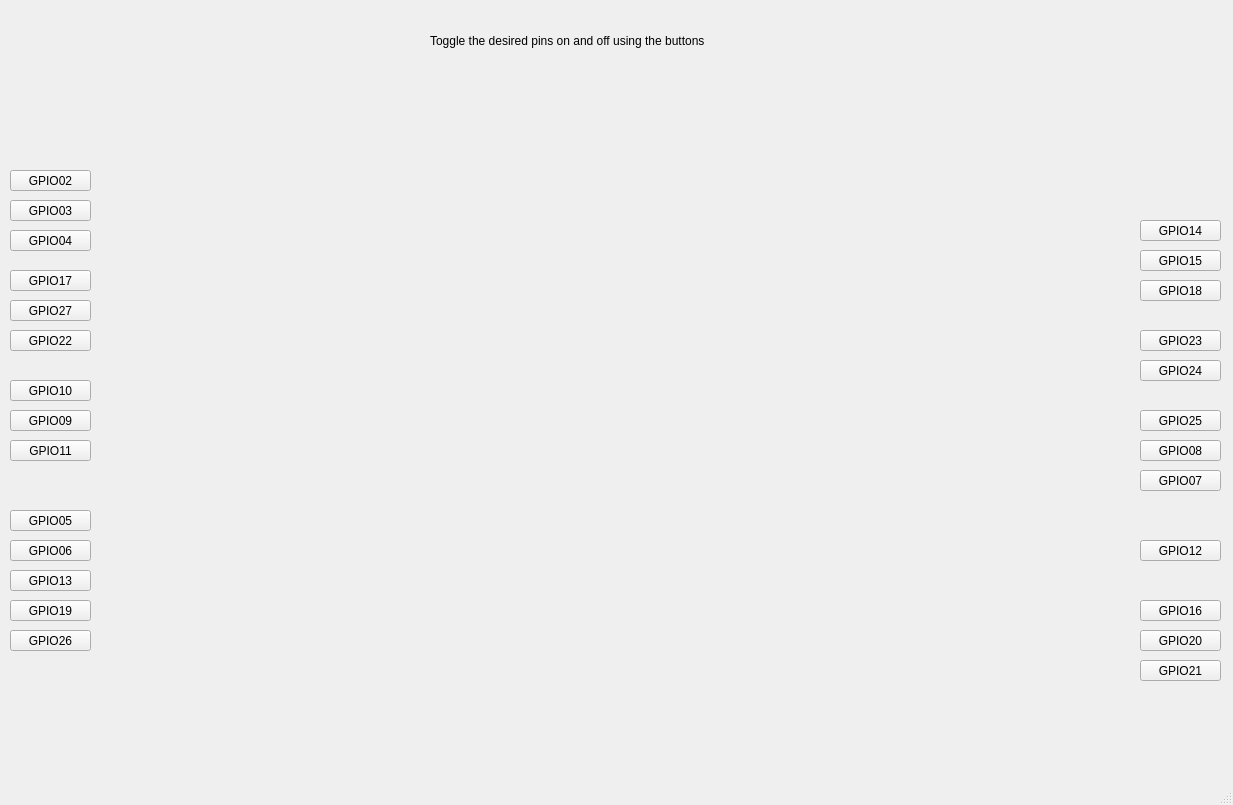
<?xml version="1.0" encoding="UTF-8"?>
<ui version="4.0">
 <class>MainWindow</class>
 <widget class="QMainWindow" name="MainWindow">
  <property name="geometry">
   <rect>
    <x>0</x>
    <y>0</y>
    <width>1233</width>
    <height>805</height>
   </rect>
  </property>
  <property name="windowTitle">
   <string>Raspberry Pi 2 Model B Pin Selector</string>
  </property>
  <widget class="QWidget" name="centralwidget">
   <widget class="QLabel" name="label">
    <property name="geometry">
     <rect>
      <x>110</x>
      <y>80</y>
      <width>1011</width>
      <height>621</height>
     </rect>
    </property>
    <property name="text">
     <string/>
    </property>
   </widget>
   <widget class="QPushButton" name="pushButtonGPIO_02">
    <property name="geometry">
     <rect>
      <x>10</x>
      <y>170</y>
      <width>81</width>
      <height>21</height>
     </rect>
    </property>
    <property name="styleSheet">
     <string notr="true"/>
    </property>
    <property name="text">
     <string>GPIO02</string>
    </property>
   </widget>
   <widget class="QPushButton" name="pushButtonGPIO_03">
    <property name="geometry">
     <rect>
      <x>10</x>
      <y>200</y>
      <width>81</width>
      <height>21</height>
     </rect>
    </property>
    <property name="text">
     <string>GPIO03</string>
    </property>
   </widget>
   <widget class="QPushButton" name="pushButtonGPIO_04">
    <property name="geometry">
     <rect>
      <x>10</x>
      <y>230</y>
      <width>81</width>
      <height>21</height>
     </rect>
    </property>
    <property name="text">
     <string>GPIO04</string>
    </property>
   </widget>
   <widget class="QPushButton" name="pushButtonGPIO_27">
    <property name="geometry">
     <rect>
      <x>10</x>
      <y>300</y>
      <width>81</width>
      <height>21</height>
     </rect>
    </property>
    <property name="text">
     <string>GPIO27</string>
    </property>
   </widget>
   <widget class="QPushButton" name="pushButtonGPIO_17">
    <property name="geometry">
     <rect>
      <x>10</x>
      <y>270</y>
      <width>81</width>
      <height>21</height>
     </rect>
    </property>
    <property name="text">
     <string>GPIO17</string>
    </property>
   </widget>
   <widget class="QPushButton" name="pushButtonGPIO_22">
    <property name="geometry">
     <rect>
      <x>10</x>
      <y>330</y>
      <width>81</width>
      <height>21</height>
     </rect>
    </property>
    <property name="text">
     <string>GPIO22</string>
    </property>
   </widget>
   <widget class="QPushButton" name="pushButtonGPIO_09">
    <property name="geometry">
     <rect>
      <x>10</x>
      <y>410</y>
      <width>81</width>
      <height>21</height>
     </rect>
    </property>
    <property name="text">
     <string>GPIO09</string>
    </property>
   </widget>
   <widget class="QPushButton" name="pushButtonGPIO_10">
    <property name="geometry">
     <rect>
      <x>10</x>
      <y>380</y>
      <width>81</width>
      <height>21</height>
     </rect>
    </property>
    <property name="text">
     <string>GPIO10</string>
    </property>
   </widget>
   <widget class="QPushButton" name="pushButtonGPIO_11">
    <property name="geometry">
     <rect>
      <x>10</x>
      <y>440</y>
      <width>81</width>
      <height>21</height>
     </rect>
    </property>
    <property name="text">
     <string>GPIO11</string>
    </property>
   </widget>
   <widget class="QPushButton" name="pushButtonGPIO_06">
    <property name="geometry">
     <rect>
      <x>10</x>
      <y>540</y>
      <width>81</width>
      <height>21</height>
     </rect>
    </property>
    <property name="text">
     <string>GPIO06</string>
    </property>
   </widget>
   <widget class="QPushButton" name="pushButtonGPIO_05">
    <property name="geometry">
     <rect>
      <x>10</x>
      <y>510</y>
      <width>81</width>
      <height>21</height>
     </rect>
    </property>
    <property name="text">
     <string>GPIO05</string>
    </property>
   </widget>
   <widget class="QPushButton" name="pushButtonGPIO_13">
    <property name="geometry">
     <rect>
      <x>10</x>
      <y>570</y>
      <width>81</width>
      <height>21</height>
     </rect>
    </property>
    <property name="text">
     <string>GPIO13</string>
    </property>
   </widget>
   <widget class="QPushButton" name="pushButtonGPIO_15">
    <property name="geometry">
     <rect>
      <x>1140</x>
      <y>250</y>
      <width>81</width>
      <height>21</height>
     </rect>
    </property>
    <property name="text">
     <string>GPIO15</string>
    </property>
   </widget>
   <widget class="QPushButton" name="pushButtonGPIO_14">
    <property name="geometry">
     <rect>
      <x>1140</x>
      <y>220</y>
      <width>81</width>
      <height>21</height>
     </rect>
    </property>
    <property name="text">
     <string>GPIO14</string>
    </property>
   </widget>
   <widget class="QPushButton" name="pushButtonGPIO_18">
    <property name="geometry">
     <rect>
      <x>1140</x>
      <y>280</y>
      <width>81</width>
      <height>21</height>
     </rect>
    </property>
    <property name="text">
     <string>GPIO18</string>
    </property>
   </widget>
   <widget class="QPushButton" name="pushButtonGPIO_26">
    <property name="geometry">
     <rect>
      <x>10</x>
      <y>630</y>
      <width>81</width>
      <height>21</height>
     </rect>
    </property>
    <property name="text">
     <string>GPIO26</string>
    </property>
   </widget>
   <widget class="QPushButton" name="pushButtonGPIO_19">
    <property name="geometry">
     <rect>
      <x>10</x>
      <y>600</y>
      <width>81</width>
      <height>21</height>
     </rect>
    </property>
    <property name="text">
     <string>GPIO19</string>
    </property>
   </widget>
   <widget class="QPushButton" name="pushButtonGPIO_20">
    <property name="geometry">
     <rect>
      <x>1140</x>
      <y>630</y>
      <width>81</width>
      <height>21</height>
     </rect>
    </property>
    <property name="text">
     <string>GPIO20</string>
    </property>
   </widget>
   <widget class="QPushButton" name="pushButtonGPIO_16">
    <property name="geometry">
     <rect>
      <x>1140</x>
      <y>600</y>
      <width>81</width>
      <height>21</height>
     </rect>
    </property>
    <property name="text">
     <string>GPIO16</string>
    </property>
   </widget>
   <widget class="QPushButton" name="pushButtonGPIO_21">
    <property name="geometry">
     <rect>
      <x>1140</x>
      <y>660</y>
      <width>81</width>
      <height>21</height>
     </rect>
    </property>
    <property name="text">
     <string>GPIO21</string>
    </property>
   </widget>
   <widget class="QPushButton" name="pushButtonGPIO_08">
    <property name="geometry">
     <rect>
      <x>1140</x>
      <y>440</y>
      <width>81</width>
      <height>21</height>
     </rect>
    </property>
    <property name="text">
     <string>GPIO08</string>
    </property>
   </widget>
   <widget class="QPushButton" name="pushButtonGPIO_25">
    <property name="geometry">
     <rect>
      <x>1140</x>
      <y>410</y>
      <width>81</width>
      <height>21</height>
     </rect>
    </property>
    <property name="text">
     <string>GPIO25</string>
    </property>
   </widget>
   <widget class="QPushButton" name="pushButtonGPIO_07">
    <property name="geometry">
     <rect>
      <x>1140</x>
      <y>470</y>
      <width>81</width>
      <height>21</height>
     </rect>
    </property>
    <property name="text">
     <string>GPIO07</string>
    </property>
   </widget>
   <widget class="QPushButton" name="pushButtonGPIO_24">
    <property name="geometry">
     <rect>
      <x>1140</x>
      <y>360</y>
      <width>81</width>
      <height>21</height>
     </rect>
    </property>
    <property name="styleSheet">
     <string notr="true"/>
    </property>
    <property name="text">
     <string>GPIO24</string>
    </property>
   </widget>
   <widget class="QPushButton" name="pushButtonGPIO_23">
    <property name="geometry">
     <rect>
      <x>1140</x>
      <y>330</y>
      <width>81</width>
      <height>21</height>
     </rect>
    </property>
    <property name="text">
     <string>GPIO23</string>
    </property>
   </widget>
   <widget class="QPushButton" name="pushButtonGPIO_12">
    <property name="geometry">
     <rect>
      <x>1140</x>
      <y>540</y>
      <width>81</width>
      <height>21</height>
     </rect>
    </property>
    <property name="text">
     <string>GPIO12</string>
    </property>
   </widget>
   <widget class="QLabel" name="label_2">
    <property name="geometry">
     <rect>
      <x>430</x>
      <y>30</y>
      <width>371</width>
      <height>21</height>
     </rect>
    </property>
    <property name="text">
     <string>Toggle the desired pins on and off using the buttons</string>
    </property>
   </widget>
  </widget>
  <widget class="QStatusBar" name="statusbar"/>
 </widget>
 <resources/>
 <connections/>
</ui>
